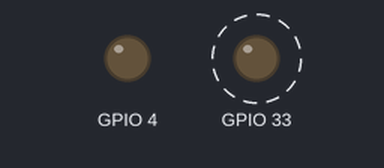
Recording of a sketch running on a simulated ESP32. Shown: output pins drawn as LEDs (lit = HIGH). Dashed ring = blinking. WiFi joins after 1.5 s; servers stay silent unless stated; the camera gives no picture.

Above: at 2.5 s.
Timing chart, 0 to 5.3 s (numbered marks = the images above):
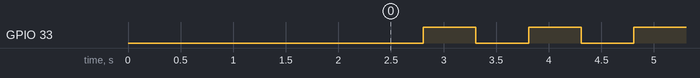

The sketch:

ESP32-CAM.ino
```cpp
#include "esp_camera.h"
#include "WiFi.h"
#include "esp_timer.h"
#include "img_converters.h"
#include "Arduino.h"
#include "fb_gfx.h"
#include "soc/soc.h"
#include "soc/rtc_cntl_reg.h"
#include "esp_http_server.h"

// WiFi setup
const char* ssid = "AIWM hexapod";
const char* password = "12345678";

#define PART_BOUNDARY "123456789000000000000987654321"

#define PWDN_GPIO_NUM     32
#define RESET_GPIO_NUM    -1
#define XCLK_GPIO_NUM      0
#define SIOD_GPIO_NUM     26
#define SIOC_GPIO_NUM     27
#define Y9_GPIO_NUM       35
#define Y8_GPIO_NUM       34
#define Y7_GPIO_NUM       39
#define Y6_GPIO_NUM       36
#define Y5_GPIO_NUM       21
#define Y4_GPIO_NUM       19
#define Y3_GPIO_NUM       18
#define Y2_GPIO_NUM        5
#define VSYNC_GPIO_NUM    25
#define HREF_GPIO_NUM     23
#define PCLK_GPIO_NUM     22

static const char* _STREAM_CONTENT_TYPE = "multipart/x-mixed-replace;boundary=" PART_BOUNDARY;
static const char* _STREAM_BOUNDARY = "\r\n--" PART_BOUNDARY "\r\n";
static const char* _STREAM_PART = "Content-Type: image/jpeg\r\nContent-Length: %u\r\n\r\n";

httpd_handle_t stream_httpd = NULL;

static esp_err_t stream_handler(httpd_req_t* req) {

    size_t _jpg_buf_len = 0;
    uint8_t* _jpg_buf = NULL;
    char* part_buf[64];

    esp_err_t res = httpd_resp_set_type(req, _STREAM_CONTENT_TYPE);
    if(res != ESP_OK) {
        return res;
    }

    while(true){

        camera_fb_t* fb = esp_camera_fb_get();
        if (!fb) {
            Serial.println("ERROR");
            res = ESP_FAIL;
        }
        else {
            if (fb->format != PIXFORMAT_JPEG){
                bool jpeg_converted = frame2jpg(fb, 80, &_jpg_buf, &_jpg_buf_len);
                esp_camera_fb_return(fb);
                fb = NULL;
                if (!jpeg_converted) {
                    Serial.println("ERROR");
                    res = ESP_FAIL;
                }
            }
            else {
                _jpg_buf_len = fb->len;
                _jpg_buf = fb->buf;
            }
        }
        if (res == ESP_OK) {
            size_t hlen = snprintf((char*)part_buf, 64, _STREAM_PART, _jpg_buf_len);
            res = httpd_resp_send_chunk(req, (const char*)part_buf, hlen);
        }
        if (res == ESP_OK) {
            res = httpd_resp_send_chunk(req, (const char*)_jpg_buf, _jpg_buf_len);
        }
        if (res == ESP_OK) {
            res = httpd_resp_send_chunk(req, _STREAM_BOUNDARY, strlen(_STREAM_BOUNDARY));
        }
        if (fb) {
            esp_camera_fb_return(fb);
            fb = NULL;
            _jpg_buf = NULL;
        }
        else if (_jpg_buf) {
            free(_jpg_buf);
            _jpg_buf = NULL;
        }
        if (res != ESP_OK) {
            break;
        }
    }
    return res;
}

static void startCameraServer() {

    httpd_config_t config = HTTPD_DEFAULT_CONFIG();
    config.server_port = 80;

    httpd_uri_t index_uri = {
        .uri       = "/",
        .method    = HTTP_GET,
        .handler   = stream_handler,
        .user_ctx  = NULL
    };

    if (httpd_start(&stream_httpd, &config) == ESP_OK) {
        httpd_register_uri_handler(stream_httpd, &index_uri);
    }
}

void setup() {

run_setup:

	  pinMode(4, OUTPUT);
	  digitalWrite(4, LOW);

    pinMode(33, OUTPUT);
    digitalWrite(33, LOW);

    WRITE_PERI_REG(RTC_CNTL_BROWN_OUT_REG, 0); // Disable brownout detector

    camera_config_t config;
    config.ledc_channel = LEDC_CHANNEL_0;
    config.ledc_timer = LEDC_TIMER_0;
    config.pin_d0 = Y2_GPIO_NUM;
    config.pin_d1 = Y3_GPIO_NUM;
    config.pin_d2 = Y4_GPIO_NUM;
    config.pin_d3 = Y5_GPIO_NUM;
    config.pin_d4 = Y6_GPIO_NUM;
    config.pin_d5 = Y7_GPIO_NUM;
    config.pin_d6 = Y8_GPIO_NUM;
    config.pin_d7 = Y9_GPIO_NUM;
    config.pin_xclk = XCLK_GPIO_NUM;
    config.pin_pclk = PCLK_GPIO_NUM;
    config.pin_vsync = VSYNC_GPIO_NUM;
    config.pin_href = HREF_GPIO_NUM;
    config.pin_sscb_sda = SIOD_GPIO_NUM;
    config.pin_sscb_scl = SIOC_GPIO_NUM;
    config.pin_pwdn = PWDN_GPIO_NUM;
    config.pin_reset = RESET_GPIO_NUM;
    config.xclk_freq_hz = 20000000;
    config.pixel_format = PIXFORMAT_JPEG;
    config.frame_size = FRAMESIZE_VGA;
    config.jpeg_quality = 10;
    config.fb_count = 2;

    // Camera initialization
    if (esp_camera_init(&config) != ESP_OK) {
        goto run_setup;
        return;
    }

    // Cemera setup
    sensor_t* s = esp_camera_sensor_get();
    s->set_contrast(s, 2);
    s->set_brightness(s, -2);
    s->set_saturation(s, 1);

    // Wi-Fi connection
    for (uint32_t i = 0; WiFi.status() != WL_CONNECTED; ++i) {
        WiFi.begin(ssid, password);
        delay(1000);
    }

    // Start streaming web server
    startCameraServer();
}

void loop() {
    static bool is_led_enabled = false;
    static uint32_t prev_time = 0;
    if (millis() - prev_time > 500) {
        if (is_led_enabled) {
            digitalWrite(33, HIGH);
        }
        else {
            digitalWrite(33, LOW);
        }
        is_led_enabled = !is_led_enabled;
        prev_time = millis();
    }
}
```

Measured:
- by itself, GPIO 33: alternates HIGH for 0.50 s and LOW for 0.50 s
